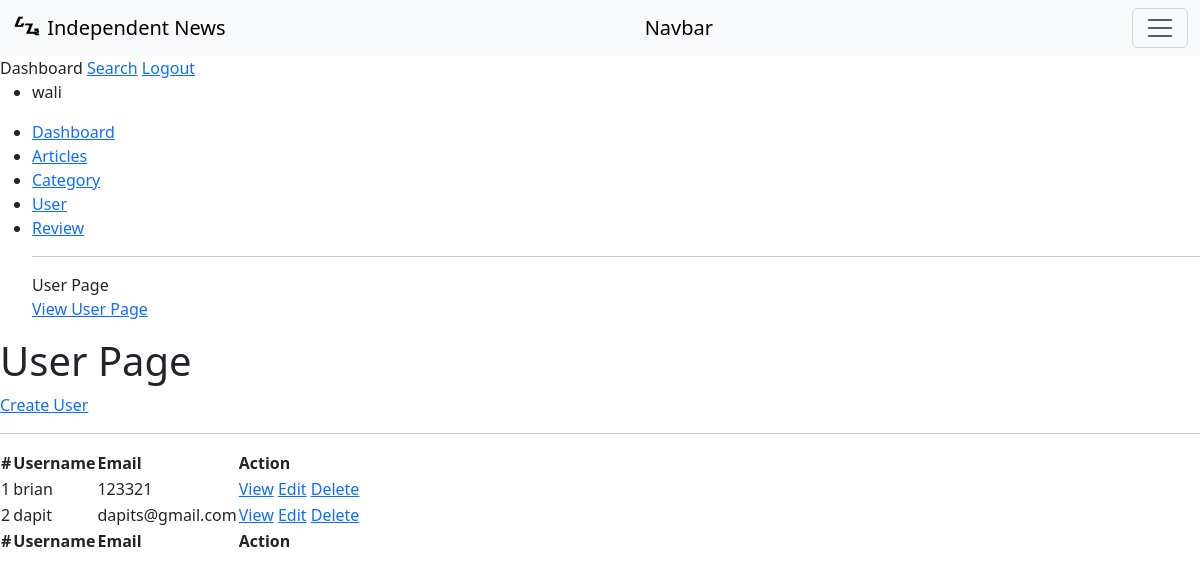
Screenshot of /pages/admin/crud/user/user.php (signed in) with the database file from the repository.
### tables this page shows
CREATE TABLE `users` (
  `id_user` int(3) NOT NULL,
  `username` varchar(40) NOT NULL,
  `password` varchar(30) NOT NULL,
  `email` varchar(25) NOT NULL,
  `level` enum('Admin','User') NOT NULL
);

### pages/admin/crud/user/user.php (the view, shortened to what this page needs)
<!DOCTYPE html>
<html lang="en">
<head>
    <link href="https://cdn.jsdelivr.net/npm/bootstrap@5.3.0-alpha3/dist/css/bootstrap.min.css" rel="stylesheet">
    <link rel="stylesheet" href="https://cdn.jsdelivr.net/npm/bootstrap-icons@1.10.5/font/bootstrap-icons.css">
</head>
<body>
    <nav>
        <nav>
            <nav class="navbar bg-light">
                <div class="container-fluid">
                    <a class="navbar-brand" href="#">
                        <img src="..\..\..\..\img\logo\logo_nb.png" alt="Logo" width="30" height="24" class="d-inline-block align-text-top">
                        Independent <span>News</span>
                    </a>
                    <a class="navbar-brand" href="#">Navbar</a>
                    <button class="navbar-toggler" type="button" data-bs-toggle="collapse" data-bs-target="#navbarNav" aria-controls="navbarNav" aria-expanded="false" aria-label="Toggle navigation">
                        <span class="navbar-toggler-icon"></span>
                    </button>
            </nav>
            <div>
                <span>Dashboard</span>
                <a href="#">Search</a>
                <a href="../../../../auth/logout.php">Logout</a>
            </div>
        </nav>
        <section>
            <div>
                <ul>
                    <li><?php echo $_SESSION['username']; ?></li>
                </ul>
                <ul>
                    <li><a href="../../index.php">Dashboard</a></li>
                    <li><a href="../article/article.php">Articles</a></li>
                    <li><a href="../category/category.php">Category</a></li>
                    <li><a href="user.php">User</a></li>
                    <li><a href="../review/review.php">Review</a></li>
                    <hr size="2px" color="black">
                    <span>User Page</span> <br>
                    <a href="../../../user/index.php">View User Page</a>
                </ul>
            </div>
        </section>
        <section>
            <h1>User Page</h1>
            <div>
                <a href="create.php">Create User</a>
                <hr>
                <table>
                    <tr>
                        <th>#</th>
                        <th>Username</th>
                        <th>Email</th>
                        <th>Action</th>
                    </tr>
                    <?php
                    include "../../../../connection/connection.php";
                    $data = mysqli_query($con, "select * from users where level = 'User'");
                    $no = 1;
                    while ($d = mysqli_fetch_array($data)) {
                    ?>
                        <tr>
                            <td><?php echo $no++; ?></td>
                            <td><?php echo $d['username']; ?></td>
                            <td><?php echo $d['email']; ?></td>
                            <td>
                                <a href="show.php?id_user=<?php echo $d['id_user']; ?>">View</a>
                                <a href="update.php?id_user=<?php echo $d['id_user']; ?>">Edit</a>
                                <a href="delete.php?id_user=<?php echo $d['id_user']; ?>">Delete</a>
                            </td>
                        </tr>
                    <?php
                    }
                    ?>
                    <tr>
                        <th>#</th>
                        <th>Username</th>
                        <th>Email</th>
                        <th>Action</th>
                    </tr>
                </table>
            </div>
        </section>
</body>
</html>

### rows the page displays
users: username "brian", email "123321"
users: username "dapit", email "dapits@gmail.com"

### other values shown
$_SESSION['username'] "wali"
